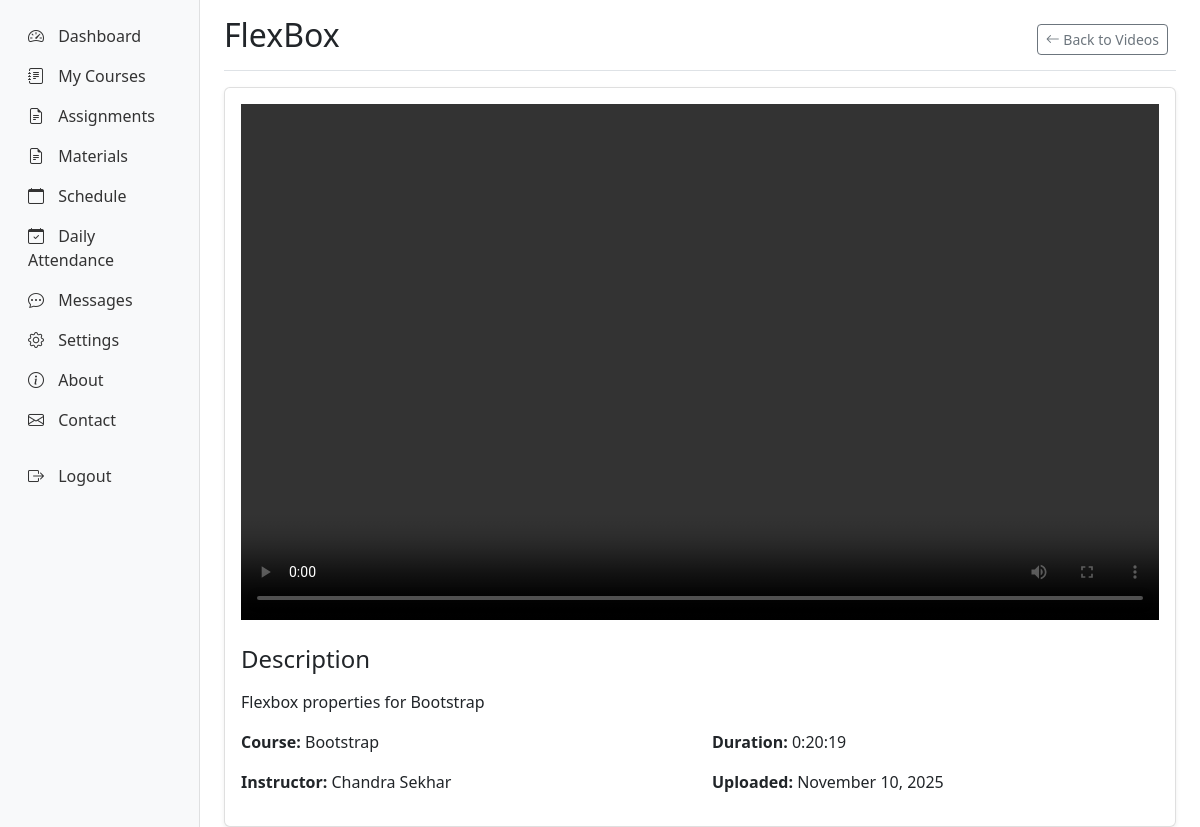
Page /students/videos/2/ (signed in) on the committed database.
### courses/models.py (models this page shows, shortened)
class Video(models.Model):
    VIDEO_TYPES = [
        ('mp4', 'MP4 Video'),
        ('avi', 'AVI Video'),
        ('mov', 'MOV Video'),
        ('wmv', 'WMV Video'),
        ('flv', 'FLV Video'),
        ('webm', 'WebM Video'),
        ('other', 'Other Video'),
    ]
    title = models.CharField(max_length=200)
    description = models.TextField(blank=True)
    video_file = models.FileField(upload_to='course_videos/', blank=True, null=True)
    video_url = models.URLField(blank=True, null=True)
    video_type = models.CharField(max_length=10, choices=VIDEO_TYPES, default='mp4')
    course = models.ForeignKey(Course, on_delete=models.CASCADE, related_name='videos')
    module = models.ForeignKey(Module, on_delete=models.CASCADE, related_name='videos', null=True, blank=True)
    duration = models.DurationField(blank=True, null=True)
    thumbnail = models.ImageField(upload_to='video_thumbnails/', blank=True, null=True)
    uploaded_by = models.ForeignKey(User, on_delete=models.CASCADE)
    view_count = models.PositiveIntegerField(default=0)
    is_active = models.BooleanField(default=True)
    created_at = models.DateTimeField(auto_now_add=True)
    updated_at = models.DateTimeField(auto_now=True)
    def get_video_source(self):
        if self.video_file:
            return self.video_file.url
        elif self.video_url:
            return self.video_url
        return None

class Course(models.Model):
    title = models.CharField(max_length=200)
    code = models.CharField(max_length=20, unique=True)
    description = models.TextField()
    category = models.ForeignKey(Category, on_delete=models.CASCADE, related_name='courses')
    instructor = models.ForeignKey('instructors.Instructor', on_delete=models.CASCADE, related_name='courses')
    thumbnail = models.ImageField(upload_to='course_thumbnails/', blank=True, null=True)
    price = models.DecimalField(max_digits=10, decimal_places=2, default=0.00)
    is_published = models.BooleanField(default=False)
    created_at = models.DateTimeField(auto_now_add=True)
    updated_at = models.DateTimeField(auto_now=True)

### instructors/models.py (models this page shows, shortened)
class Instructor(models.Model):
    user = models.OneToOneField(User, on_delete=models.CASCADE, null=True, blank=True)
    instructor_id = models.CharField(max_length=20, unique=True)
    first_name = models.CharField(max_length=50)
    last_name = models.CharField(max_length=50)
    email = models.EmailField()
    phone = models.CharField(max_length=15, blank=True)
    bio = models.TextField(blank=True)
    profile_picture = models.ImageField(upload_to='instructor_profiles/', blank=True, null=True)
    hire_date = models.DateField(auto_now_add=True)
    is_active = models.BooleanField(default=True)
    created_at = models.DateTimeField(auto_now_add=True)
    updated_at = models.DateTimeField(auto_now=True)
    @property
    def full_name(self):
        return f"{self.first_name} {self.last_name}"

### students/views.py (the view)
# urls.py: path('videos/<int:video_id>/', views.video_detail, name='video_detail'),
@login_required
def video_detail(request, video_id):
    try:
        student = request.user.student
    except Student.DoesNotExist:
        messages.error(request, 'Student profile not found.')
        return redirect('students:dashboard')
    enrollments = Enrollment.objects.filter(student=student).select_related('course')
    course_ids = [enrollment.course.id for enrollment in enrollments]
    video = get_object_or_404(Video, id=video_id, course_id__in=course_ids)
    context = {
        'student': student,
        'video': video,
    }
    return render(request, 'students/video_detail.html', context)

### templates/students/video_detail.html (shortened to what this page needs)
{% extends 'base.html' %}
{% block content %}
<div class="container-fluid">
    <div class="row">
        {% include 'students/sidebar.html' %}
        <main class="col-md-9 ms-sm-auto col-lg-10 px-md-4">
            <div class="d-flex justify-content-between flex-wrap flex-md-nowrap align-items-center pt-3 pb-2 mb-3 border-bottom">
                <h1 class="h2">{{ video.title }}</h1>
                <div class="btn-toolbar mb-2 mb-md-0">
                    <div class="btn-group me-2">
                        <a href="{% url 'students:videos' %}" class="btn btn-sm btn-outline-secondary">
                            <i class="bi bi-arrow-left"></i> Back to Videos
                        </a>
                    </div>
                </div>
            </div>
            <div class="row">
                <div class="col-12">
                    <div class="card">
                        <div class="card-body">
                            {% if video.get_video_source %}
                            <div class="ratio ratio-16x9">
                                <video controls>
                                    <source src="{{ video.get_video_source }}" type="video/{{ video.video_type }}">
                                </video>
                            </div>
                            {% else %}
                            <div class="alert alert-warning" role="alert">
                                <i class="bi bi-exclamation-triangle"></i> No video source available.
                            </div>
                            {% endif %}
                            <div class="mt-4">
                                <h4>Description</h4>
                                <p>{{ video.description|linebreaks }}</p>
                                <div class="row">
                                    <div class="col-md-6">
                                        <p><strong>Course:</strong> {{ video.course.title }}</p>
                                        <p><strong>Instructor:</strong> {{ video.course.instructor.full_name }}</p>
                                    </div>
                                    <div class="col-md-6">
                                        {% if video.duration %}
                                        <p><strong>Duration:</strong> {{ video.duration }}</p>
                                        {% endif %}
                                        <p><strong>Uploaded:</strong> {{ video.created_at|date:"F d, Y" }}</p>
                                    </div>
                                </div>
                            </div>
                        </div>
                    </div>
                </div>
            </div>
        </main>
    </div>
</div>
{% endblock %}

### static/css/style.css (style rules this page uses)
.card { box-shadow: 0 0.125rem 0.25rem rgba(0, 0, 0, 0.075); border: 1px solid rgba(0, 0, 0, 0.125); }
.btn-group .btn { border-radius: 0; }
.btn-group .btn:first-child { border-top-left-radius: 0.25rem; border-bottom-left-radius: 0.25rem; }
.btn-group .btn:last-child { border-top-right-radius: 0.25rem; border-bottom-right-radius: 0.25rem; }

### rows in the picture
Video: title "FlexBox", description "Flexbox properties for Bootstrap", course "Bootstrap", course.instructor.full_name "Chandra Sekhar", duration "0:20:19", created_at "November 10, 2025"
